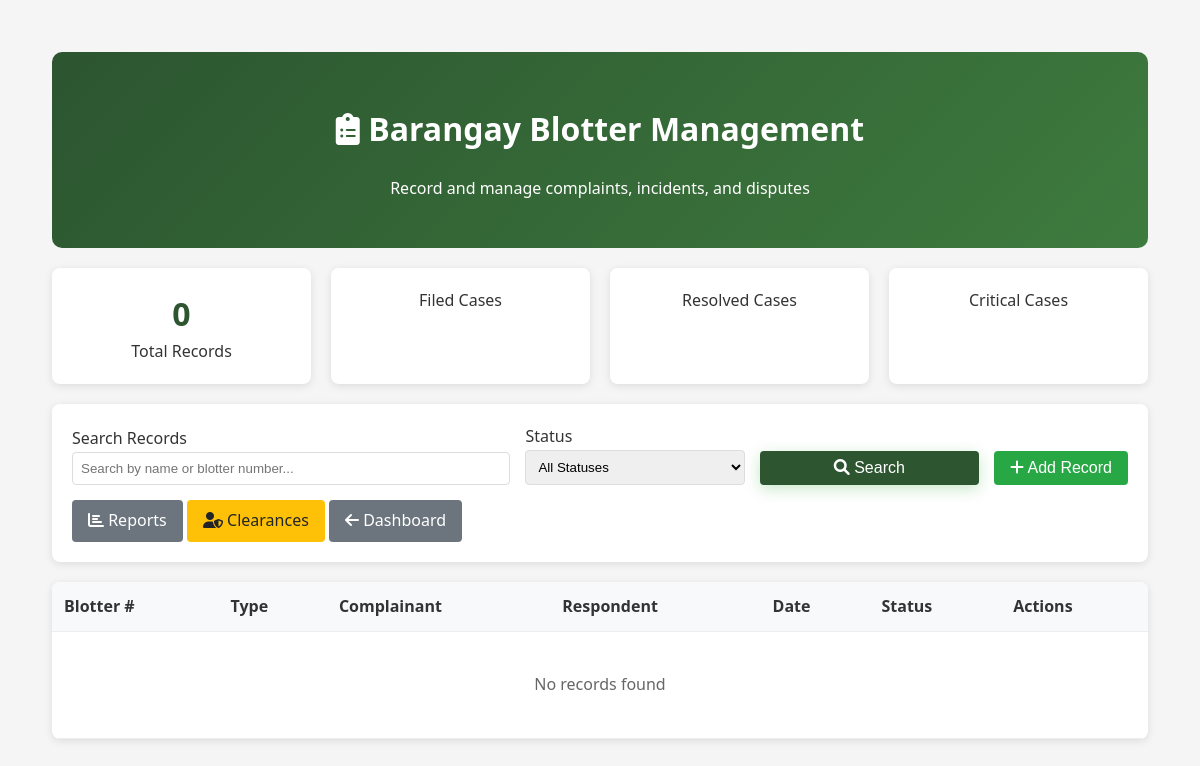
Page /admin/manage-blotter.php (signed in) on the earlier database version.
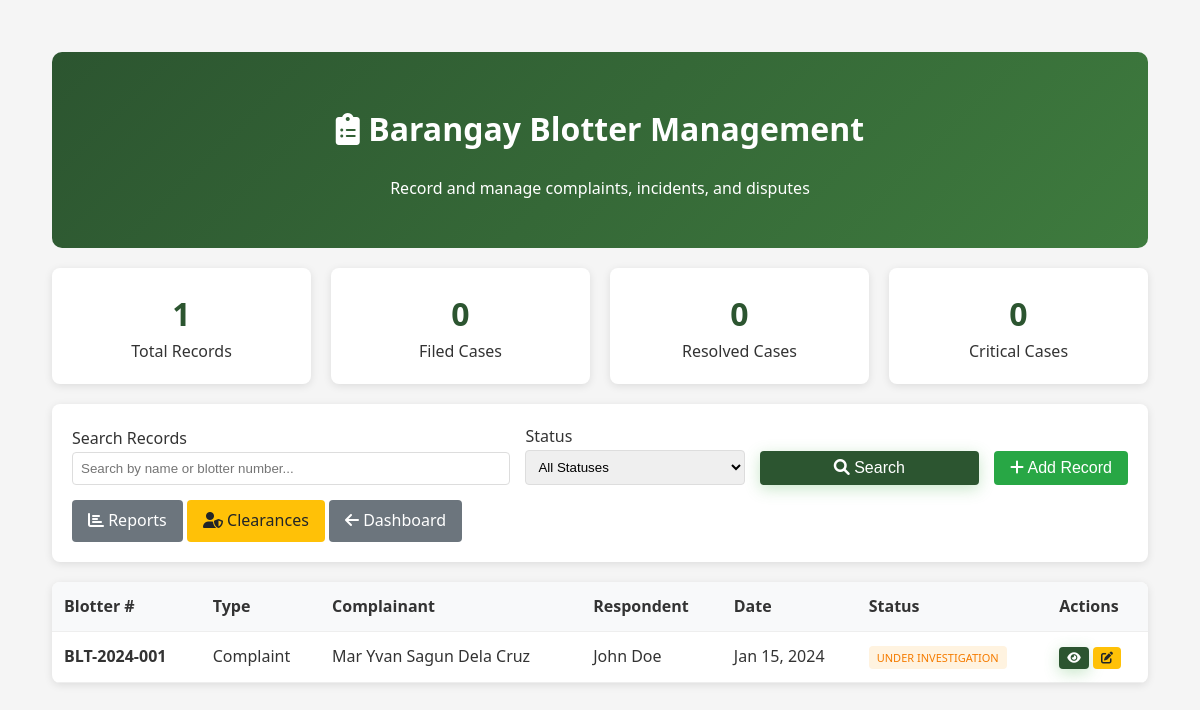
Same page on the later database version.
### tables this page shows
CREATE TABLE `barangay_blotter` (
  `id` int(11) NOT NULL,
  `blotter_number` varchar(50) NOT NULL,
  `incident_type` enum('complaint','incident','dispute','violation','other') NOT NULL,
  `complainant_id` int(11) DEFAULT NULL,
  `complainant_name` varchar(255) NOT NULL,
  `complainant_address` varchar(500) NOT NULL,
  `complainant_contact` varchar(20) DEFAULT NULL,
  `respondent_id` int(11) DEFAULT NULL,
  `respondent_name` varchar(255) NOT NULL,
  `respondent_address` varchar(500) NOT NULL,
  `respondent_contact` varchar(20) DEFAULT NULL,
  `incident_date` datetime NOT NULL,
  `reported_date` datetime NOT NULL DEFAULT current_timestamp(),
  `location` varchar(500) NOT NULL,
  `description` text NOT NULL,
  `classification` enum('minor','major','critical') DEFAULT 'minor',
  `status` enum('filed','under_investigation','mediation','resolved','dismissed','referred_to_court') DEFAULT 'filed',
  `investigating_officer` varchar(255) DEFAULT NULL,
  `settlement_details` text DEFAULT NULL,
  `action_taken` text DEFAULT NULL,
  `case_disposition` text DEFAULT NULL,
  `created_by` varchar(100) NOT NULL,
  `created_at` timestamp NOT NULL DEFAULT current_timestamp(),
  `updated_at` timestamp NOT NULL DEFAULT current_timestamp() ON UPDATE current_timestamp()
);

### admin/manage-blotter.php (the view, shortened to what this page needs)
<?php
include '../includes/db_connect.php';
$search = $_GET['search'] ?? '';
$where_conditions = [];
$params = [];
$where_clause = $where_conditions ? "WHERE " . implode(" AND ", $where_conditions) : "";
$stmt = $pdo->prepare("
    SELECT * FROM barangay_blotter
    $where_clause
    ORDER BY created_at DESC
    LIMIT 50
");
$stmt->execute($params);
$blotter_records = $stmt->fetchAll();
$stats_stmt = $pdo->query("
    SELECT
        COUNT(*) as total,
        SUM(CASE WHEN status = 'filed' THEN 1 ELSE 0 END) as filed,
        SUM(CASE WHEN status = 'resolved' THEN 1 ELSE 0 END) as resolved,
        SUM(CASE WHEN classification = 'critical' THEN 1 ELSE 0 END) as critical
    FROM barangay_blotter
");
$stats = $stats_stmt->fetch();
?>
<!DOCTYPE html>
<html lang="en">
<head>
    <link rel="stylesheet" href="../css/styles.css">
    <link rel="stylesheet" href="https://cdnjs.cloudflare.com/ajax/libs/font-awesome/6.0.0/css/all.min.css">
</head>
<body>
    <div class="container">
        <div class="header">
            <h1><i class="fas fa-clipboard-list"></i> Barangay Blotter Management</h1>
            <p>Record and manage complaints, incidents, and disputes</p>
        </div>
        <div class="stats-grid">
            <div class="stat-card">
                <div class="stat-number"><?php echo $stats['total']; ?></div>
                <div>Total Records</div>
            </div>
            <div class="stat-card">
                <div class="stat-number"><?php echo $stats['filed']; ?></div>
                <div>Filed Cases</div>
            </div>
            <div class="stat-card">
                <div class="stat-number"><?php echo $stats['resolved']; ?></div>
                <div>Resolved Cases</div>
            </div>
            <div class="stat-card">
                <div class="stat-number"><?php echo $stats['critical']; ?></div>
                <div>Critical Cases</div>
            </div>
        </div>
        <div class="controls">
            <form method="GET" class="form-grid">
                <div class="form-group">
                    <label>Search Records</label>
                    <input type="text" name="search" class="form-control" placeholder="Search by name or blotter number..." value="<?php echo htmlspecialchars($search); ?>">
                </div>
                <div class="form-group">
                    <label>Status</label>
                    <select name="status_filter" class="form-control">
                        <option value="">All Statuses</option>
                    </select>
                </div>
                <div class="form-group">
                    <label>&nbsp;</label>
                    <button type="submit" class="btn btn-primary"><i class="fas fa-search"></i> Search</button>
                </div>
                <div class="form-group">
                    <label>&nbsp;</label>
                    <button type="button" class="btn btn-success" onclick="openAddModal()"><i class="fas fa-plus"></i> Add Record</button>
                </div>
            </form>
            <div style="margin-top: 15px;">
                <a href="blotter-reports.php" class="btn btn-secondary"><i class="fas fa-chart-bar"></i> Reports</a>
                <a href="captain-clearances.php" class="btn btn-warning"><i class="fas fa-user-shield"></i> Clearances</a>
                <a href="dashboard.php" class="btn btn-secondary"><i class="fas fa-arrow-left"></i> Dashboard</a>
            </div>
        </div>
        <div class="table-container">
            <table class="table">
                <thead>
                    <tr>
                        <th>Blotter #</th>
                        <th>Type</th>
                        <th>Complainant</th>
                        <th>Respondent</th>
                        <th>Date</th>
                        <th>Status</th>
                        <th>Actions</th>
                    </tr>
                </thead>
                <tbody>
                    <?php if (empty($blotter_records)): ?>
                        <tr><td colspan="7" style="text-align: center; padding: 40px; color: #666;">No records found</td></tr>
                    <?php else: ?>
                        <?php foreach ($blotter_records as $record): ?>
                            <tr>
                                <td><strong><?php echo htmlspecialchars($record['blotter_number']); ?></strong></td>
                                <td><?php echo ucfirst($record['incident_type']); ?></td>
                                <td><?php echo htmlspecialchars($record['complainant_name']); ?></td>
                                <td><?php echo htmlspecialchars($record['respondent_name']); ?></td>
                                <td><?php echo date('M j, Y', strtotime($record['incident_date'])); ?></td>
                                <td><span class="status-badge status-<?php echo $record['status']; ?>"><?php echo ucfirst(str_replace('_', ' ', $record['status'])); ?></span></td>
                                <td>
                                    <button class="btn btn-sm btn-primary" onclick="viewRecord(<?php echo $record['id']; ?>)"><i class="fas fa-eye"></i></button>
                                    <button class="btn btn-sm btn-warning" onclick="updateStatus(<?php echo $record['id']; ?>)"><i class="fas fa-edit"></i></button>
                                </td>
                            </tr>
                        <?php endforeach; ?>
                    <?php endif; ?>
                </tbody>
            </table>
        </div>
    </div>
</body>
</html>

### css/styles.css (style rules this page uses)
body { font-family: 'Roboto', sans-serif; margin: 0; padding: 0; background-color: #f4f7f9; color: #333; line-height: 1.6; }
.container { max-width: 1400px; margin: 0 auto; padding: 2rem; }
.btn { display: inline-block; padding: 1rem 2rem; border-radius: 50px; text-decoration: none; font-weight: 600; font-size: 1rem; transition: all 0.3s ease; cursor: pointer; border: none; text-align: center; }
.btn-primary { background: linear-gradient(135deg, #4CAF50 0%, #2196F3 100%); color: white; box-shadow: 0 4px 15px rgba(76, 175, 80, 0.3); }

### admin/manage-blotter.php (style rules this page uses)
body { font-family: 'Segoe UI', sans-serif; background: #f5f5f5; margin: 0; padding: 20px; }
.container { max-width: 1200px; margin: 0 auto; }
.header { background: linear-gradient(135deg, #2c5530 0%, #3e7b3e 100%); color: white; padding: 30px; border-radius: 10px; text-align: center; margin-bottom: 20px; }
.stats-grid { display: grid; grid-template-columns: repeat(auto-fit, minmax(200px, 1fr)); gap: 20px; margin-bottom: 20px; }
.stat-card { background: white; padding: 20px; border-radius: 8px; box-shadow: 0 2px 8px rgba(0,0,0,0.1); text-align: center; }
.stat-number { font-size: 2em; font-weight: bold; color: #2c5530; }
.controls { background: white; padding: 20px; border-radius: 8px; box-shadow: 0 2px 8px rgba(0,0,0,0.1); margin-bottom: 20px; }
.form-grid { display: grid; grid-template-columns: 2fr 1fr 1fr auto; gap: 15px; align-items: end; margin-bottom: 15px; }
.form-group { display: flex; flex-direction: column; }
.form-control { padding: 8px; border: 1px solid #ddd; border-radius: 4px; }
.btn { padding: 8px 16px; border: none; border-radius: 4px; cursor: pointer; text-decoration: none; display: inline-block; font-weight: 500; }
.btn-primary { background: #2c5530; color: white; }
.btn-secondary { background: #6c757d; color: white; }
.btn-success { background: #28a745; color: white; }
.btn-warning { background: #ffc107; color: #212529; }
.btn-sm { padding: 4px 8px; font-size: 12px; }
.table-container { background: white; border-radius: 8px; box-shadow: 0 2px 8px rgba(0,0,0,0.1); overflow: hidden; }
.table { width: 100%; border-collapse: collapse; }
.table th, .table td { padding: 12px; text-align: left; border-bottom: 1px solid #eee; }
.table th { background: #f8f9fa; font-weight: 600; }
.status-badge { padding: 4px 8px; border-radius: 4px; font-size: 11px; font-weight: 500; text-transform: uppercase; }
.status-under_investigation { background: #fff3e0; color: #f57c00; }

Differences in the rows shown:
added barangay_blotter: blotter_number "BLT-2024-001", incident_type "Complaint", complainant_name "Mar Yvan Sagun Dela Cruz", respondent_name "John Doe", incident_date "Jan 15, 2024", status "UNDER INVESTIGATION"
Other differences:
$stats['total']: "0" → "1"
$stats['filed']: (not shown) → "0"
$stats['resolved']: (not shown) → "0"
$stats['critical']: (not shown) → "0"
text no longer shown: "No records found"
